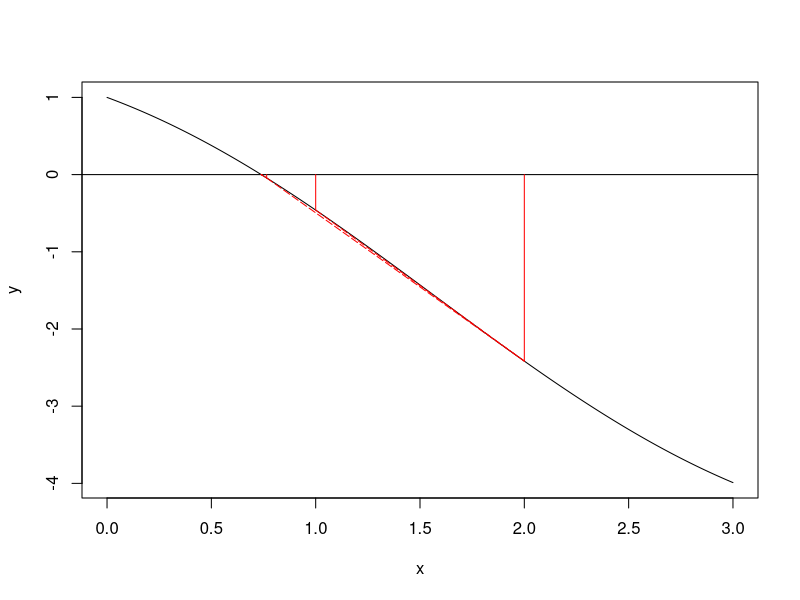
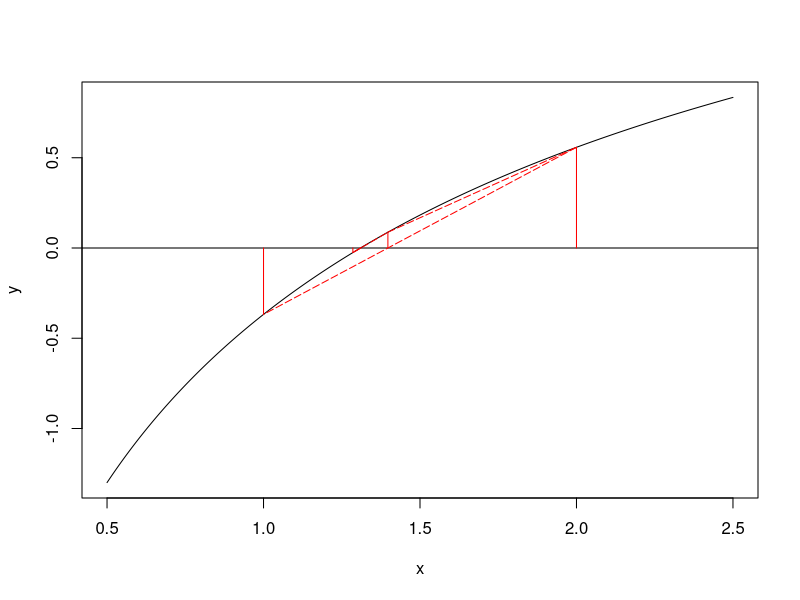

The R script that drew these images, in order:
## ---- chunk 1
# secant method
secant <- function(fx, start0, start1, tol = 1e-3, maxitr = 1000){
  res <- c(start0, start1)
  distance <- -Inf
  x0 <- start0
  x1 <- start1
  i <- 1
  while(i <= maxitr & abs(distance) > tol){
    x2 <- x1 - fx(x1) * (x1 - x0) / (fx(x1) - fx(x0))
    res <- c(res, x2)
    distance <- abs(x2 - x1)
    x0 <- x1
    x1 <- x2
    print(paste0("iteration ", i, ": ", "X = ", x2, ", Y = ", fx(x2)))
    i <- i + 1
  }
  if(abs(distance) > tol){
    print("fail to converge, please try another start value")
  }
  print(paste0("converged! the root is ", x1))
  return(list(root = x2,
              res = res))
}
## ---- chunk 2
f1 <- function(x){
  cos(x) - x
}

res.secant1 <- secant(fx = f1, start0 = 1, start1 = 2)
## ---- chunk 3
f2 <- function(x){
  log(x) - exp(-x)
}

res.secant2 <- secant(fx = f2, start0 = 1, start1 = 2)
## ---- chunk 4
newton <- function(fx, fx2, start, tol = 1e-3, maxitr = 1000){
  res <- start
  distance <- -Inf
  x1 <- start
  i <- 1
  while(i <= maxitr & abs(distance) > tol){
    x2 <- x1 - fx(x1) / fx2(x1)
    res <- c(res, x2)
    distance <- abs(x2 - x1)
    x1 <- x2
    print(paste0("iteration ", i, ": ", "X = ", x1, ", Y = ", fx(x1)))
    i <- i + 1
  }
  if(abs(distance) > tol){
    print("fail to converge, please try another start value")
  }
  print(paste0("converged! the root is ", x1))
  return(list(root = x2,
              res = res))
}

f1.d <- function(x){
  -sin(x) - 1
}

f2.d <- function(x){
  1 / x + exp(-x)
}
## ---- chunk 5
invisible(capture.output(res.newton1 <- newton(f1, f1.d, start = 1)))
invisible(capture.output(res.newton2 <- newton(f2, f2.d, start = 1)))

results <- data.frame(Secant.itr = c(length(res.secant1$res), length(res.secant2$res)),
                      Secant.root = c(res.secant1$root, res.secant2$root),
                      Newton.itr = c(length(res.newton1$res), length(res.newton2$res)),
                      Newton.root = c(res.newton1$root, res.newton2$root))
row.names(results) <- c("funtion1", "function2")
results
## ---- chunk 6
plot.process <- function(fx, res, xrange = c(-1, 1)){
  grid <- seq(from = xrange[1], to = xrange[2], length.out = 1000)
  plot(grid, fx(grid), type = "l", xlab = "x", ylab = "y")
  abline(a = 0, b = 0)
  for(i in 1:length(res)){
    x <- res[i]
    segments(x0 = x, y0 = 0, x1 = x, y1 = fx(x), col = "red")
    if(i > 1){
      segments(x0 = x, y0 = fx(x), x1 = res[i - 1], y1 = fx(res[i - 1]), col = "red", lty = 5)
    }
  }
}

plot.process(f1, res.secant1$res, xrange = c(0, 3))
plot.process(f2, res.secant2$res, xrange = c(0.5, 2.5))
